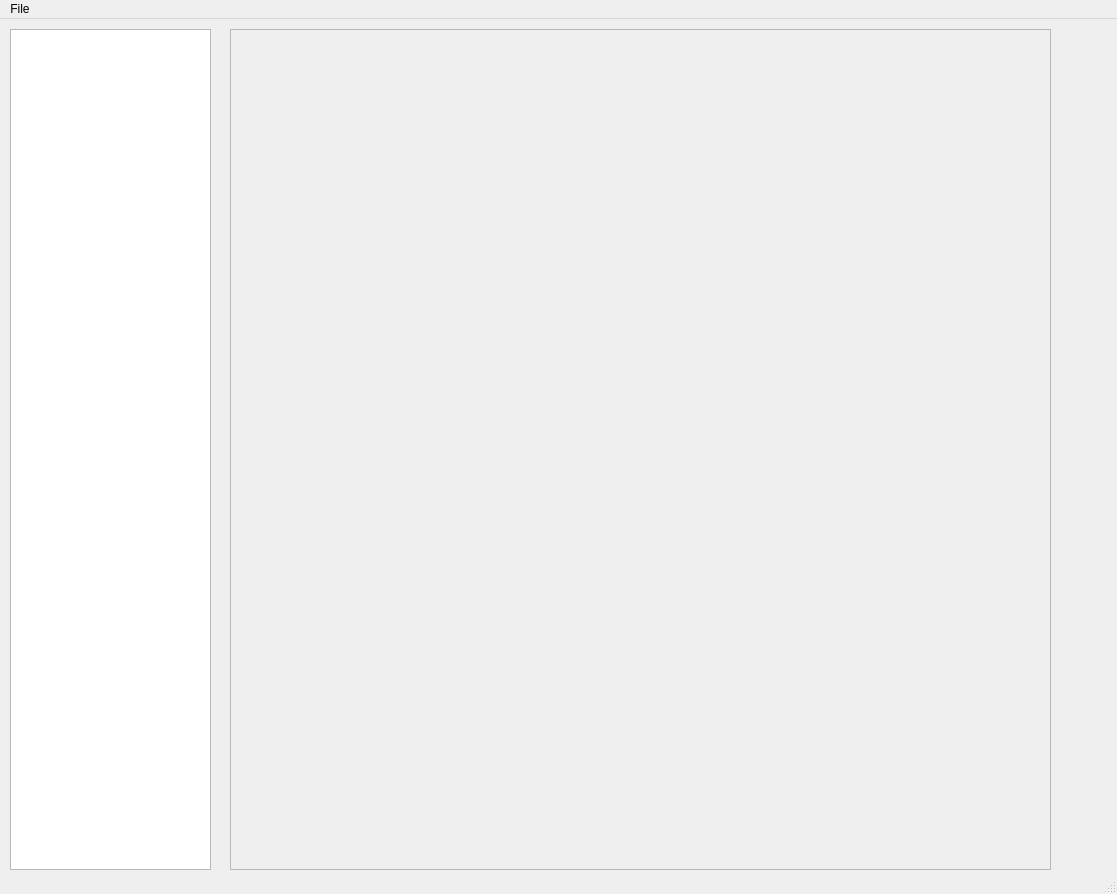
<?xml version="1.0" encoding="UTF-8"?>
<ui version="4.0">
 <class>MainWindow</class>
 <widget class="QMainWindow" name="MainWindow">
  <property name="geometry">
   <rect>
    <x>0</x>
    <y>0</y>
    <width>1117</width>
    <height>894</height>
   </rect>
  </property>
  <property name="windowTitle">
   <string>CfgGenerateTool</string>
  </property>
  <property name="windowIcon">
   <iconset>
    <normaloff>icons/icon-app.png</normaloff>icons/icon-app.png</iconset>
  </property>
  <widget class="QWidget" name="centralwidget">
   <widget class="QTreeView" name="treeView">
    <property name="geometry">
     <rect>
      <x>10</x>
      <y>10</y>
      <width>201</width>
      <height>841</height>
     </rect>
    </property>
   </widget>
   <widget class="QScrollArea" name="scrollArea">
    <property name="geometry">
     <rect>
      <x>230</x>
      <y>10</y>
      <width>821</width>
      <height>841</height>
     </rect>
    </property>
    <property name="widgetResizable">
     <bool>true</bool>
    </property>
    <widget class="QWidget" name="scrollAreaWidgetContents">
     <property name="geometry">
      <rect>
       <x>0</x>
       <y>0</y>
       <width>819</width>
       <height>839</height>
      </rect>
     </property>
    </widget>
   </widget>
  </widget>
  <widget class="QMenuBar" name="menubar">
   <property name="geometry">
    <rect>
     <x>0</x>
     <y>0</y>
     <width>1117</width>
     <height>21</height>
    </rect>
   </property>
   <widget class="QMenu" name="menu_File">
    <property name="title">
     <string>File</string>
    </property>
    <addaction name="action_importPDF"/>
    <addaction name="action_saveCDF"/>
    <addaction name="action_generate"/>
   </widget>
   <addaction name="menu_File"/>
  </widget>
  <widget class="QStatusBar" name="statusbar"/>
  <action name="action_importPDF">
   <property name="text">
    <string>Import PDF file</string>
   </property>
  </action>
  <action name="action_saveCDF">
   <property name="text">
    <string>Save as CDF...</string>
   </property>
  </action>
  <action name="action_generate">
   <property name="text">
    <string>Generate</string>
   </property>
  </action>
 </widget>
 <resources/>
 <connections/>
</ui>
